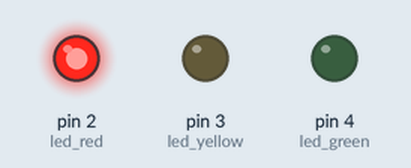
Bench run of a sketch on a simulated Arduino Uno, built with avr-gcc and run on an emulated ATmega328P. On the bench: output pins drawn as LEDs (lit = HIGH).

Above: at 1.5 s.
At 3.7 s:
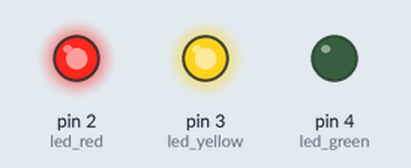
At 6.0 s:
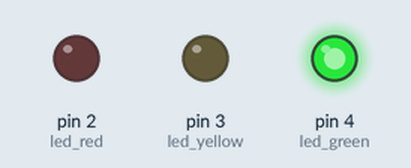
At 8.7 s:
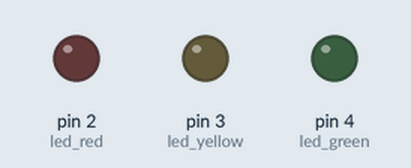
At 12.0 s:
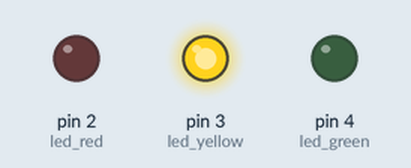
Timing chart, 0 to 17.6 s (numbered marks = the images above):
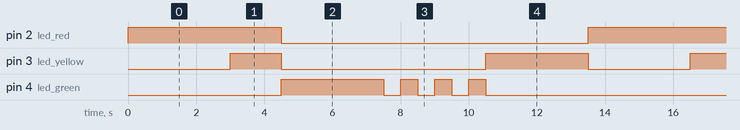

The sketch:

02_traffic_light.ino
```cpp
// C++ code
//
int led_red = 2;
int led_yellow = 3;
int led_green = 4;
int delay_interval = 3000;
int delay_blink = 500;

void setup()
{
  pinMode(led_red, OUTPUT); // Red
  pinMode(led_yellow, OUTPUT); // Yellow
  pinMode(led_green, OUTPUT); // GREEN
}

void loop()
{
  digitalWrite(led_red, HIGH);
  delay(delay_interval);
  digitalWrite(led_yellow, HIGH);
  delay(delay_interval/2);

  digitalWrite(led_red, LOW);
  digitalWrite(led_yellow, LOW);
  digitalWrite(led_green, HIGH);
  delay(delay_interval);

  blinkGreen();

  digitalWrite(led_yellow, HIGH);
  delay(delay_interval);
  digitalWrite(led_yellow, LOW);

}

void blinkGreen()
{
  for (int i=0; i<3; i++)
  {
    digitalWrite(led_green, LOW);
    delay(delay_blink);
  	digitalWrite(led_green, HIGH);
    delay(delay_blink);
  }
  digitalWrite(led_green, LOW);
}
  
```

Measured:
- by itself, pin 2 (led_red): alternates HIGH for 4.5 s and LOW for 9.0 s
- by itself, pin 3 (led_yellow): repeats every 13.5 s: LOW 6.0 s, HIGH 3.0 s, LOW 3.0 s, HIGH 1.5 s
- by itself, pin 4 (led_green): repeats every 13.5 s: 3 × (LOW 0.50 s, HIGH 0.50 s), LOW 7.5 s, HIGH 3.0 s
